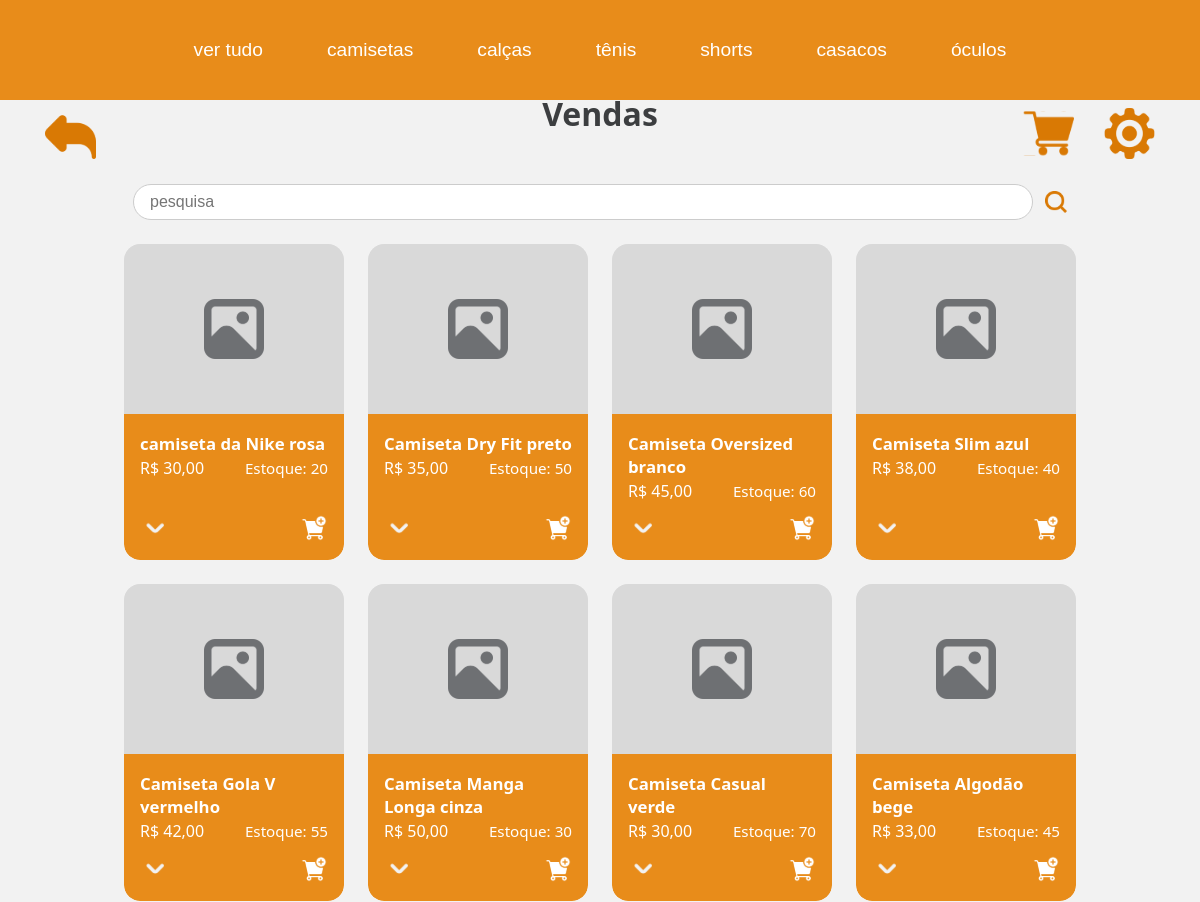
The app's page /paginas/vendas.php (upper part), older data.
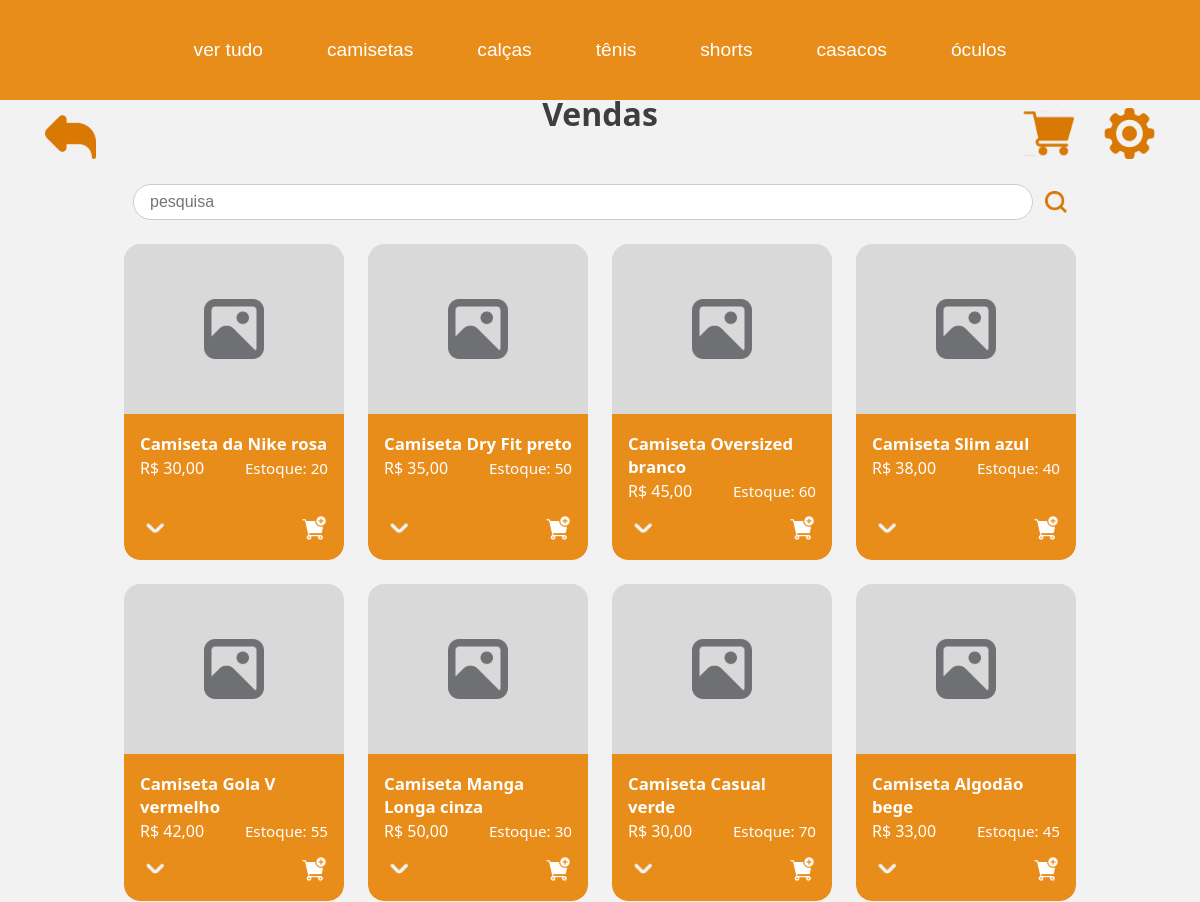
The same page, newer data.
### tables this page shows
CREATE TABLE IF NOT EXISTS produto (
  idproduto INT NOT NULL AUTO_INCREMENT,
  nome VARCHAR(200) NOT NULL,
  quantidade_estoque INT NOT NULL,
  preco_uni DECIMAL(10,2) NOT NULL,
  cor VARCHAR(45) NOT NULL,
  idtipo_produto INT NOT NULL,
  PRIMARY KEY (idproduto),
  FOREIGN KEY (idtipo_produto) REFERENCES tipo_produto(idtipo_produto)
);

### paginas/vendas.php (the view, shortened to what this page needs)
<?php
    include 'header.php';
    include_once '../db/conexao.php';
    $where = '';
?>
<!DOCTYPE html>
<html lang="pt-br">
<head>
    <link rel="stylesheet" href="../assets/css/style.css">
    <link rel="stylesheet" href="../assets/css/vendasStyle.css">
    <link rel="stylesheet" href="../assets/css/headerStyle.css">
</head>
<body>
    <div class="settings-icon left">
        <a href="home.php"><img src="../assets/img/voltar.svg" alt="Voltar"></a>
    </div>
    <div class="settings-icon right">
        <a href="carrinho.php"><img src="../assets/img/carrinho.svg" alt="carrinho"></a>
        <a href="../index.php"><img src="../assets/img/gear.svg" alt="Configurações"></a>
    </div>
    <div class="vendas-container">
        <div class="vendas-header">
            <div class="h1-right">Vendas</div>
        </div>
        <form class="vendas-search">
            <input type="text" placeholder="pesquisa" name="pesquisa">
            <button type="submit" class="vendas-search-btn"><img src="../assets/img/lupa.svg" alt="Buscar"></button>
        </form>
        <div class="vendas-lista">
            <?php
                $sql = "SELECT
                        produto.nome,
                        produto.preco_uni,
                        produto.cor,
                        produto.quantidade_estoque,
                        tipo_produto.tipo AS tipo
                        FROM produto
                        JOIN tipo_produto ON produto.idtipo_produto = tipo_produto.idtipo_produto $where";
                $result = mysqli_query($conn, $sql);
                if ($result && mysqli_num_rows($result) > 0) {
                while ($row = mysqli_fetch_assoc($result)) {
            ?>
            <div class="vendas-card">
                <div class="vendas-card-img">
                    <img src="../assets/img/prod_img.svg" alt="Produto">
                </div>
                <div class="vendas-card-info">
                    <div>
                        <div class="vendas-card-title"><?php echo $row['nome'], " ", $row['cor']; ?></div>
                        <div class="vendas-card-price-container">
                            <span class="vendas-card-price">R$ <?php echo number_format($row['preco_uni'], 2, ',', '.'); ?></span>
                            <span class="vendas-card-estoque">Estoque: <?php echo $row['quantidade_estoque']; ?></span>
                        </div>
                    </div>
                    <div class="vendas-card-actions">
                        <img src="../assets/img/dropw.svg" alt="Mais opções" class="dropdown">
                        <button class="icon-btn">
                            <img src="../assets/img/comprar.svg" alt="Carrinho" class="cart">
                        </button>
                    </div>
                </div>
            </div>
            <?php
                }
            } else {
                echo "<p style='margin: 20px;'>Nenhum produto encontrado.</p>";
            }
            ?>
        </div>
    </div>
</body>
</html>

Row changes from the older to the newer data that the page shows:
changed produto "rosa": nome "camiseta da Nike" → "Camiseta da Nike"
